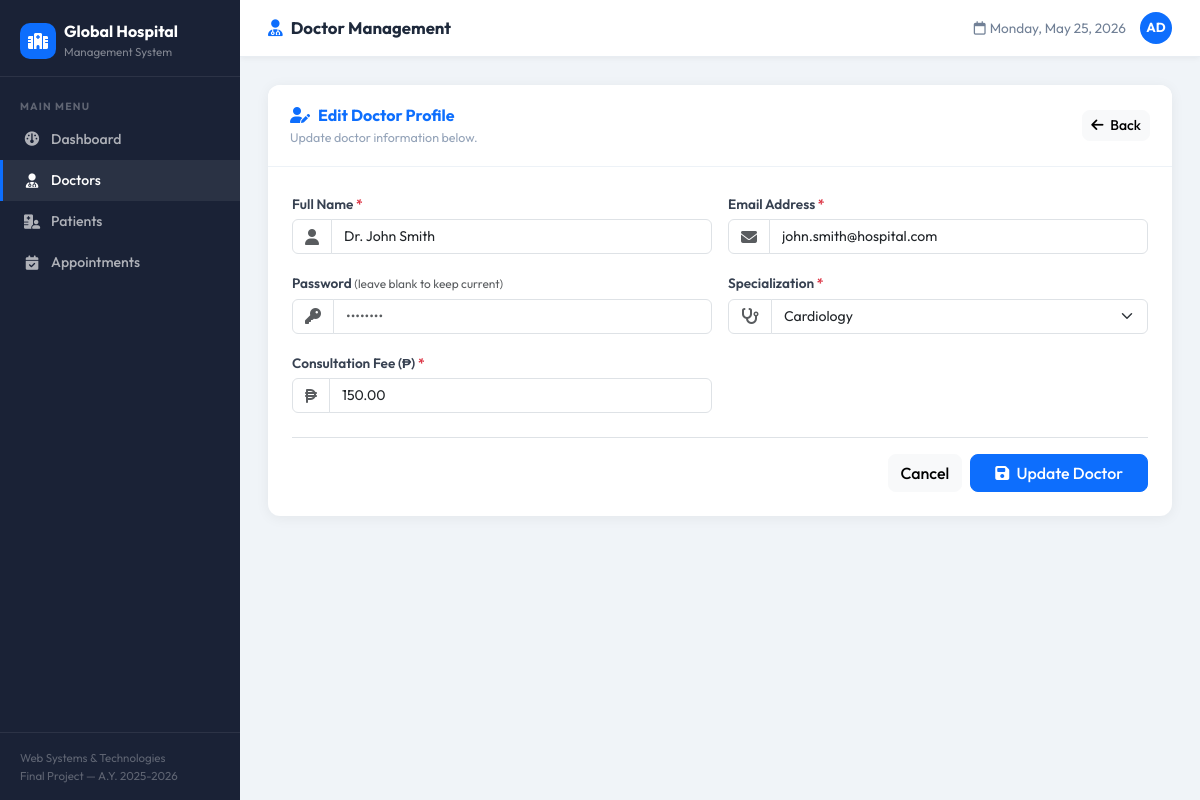
The app's page /doctors/edit.php?id=1 with its own data.
### tables this page shows
CREATE TABLE `doctb` (
    `id`            int(11)      NOT NULL AUTO_INCREMENT,
    `name`          varchar(100) NOT NULL,
    `email`         varchar(100) NOT NULL,
    `password`      varchar(255) NOT NULL,
    `specialization` varchar(100) NOT NULL,
    `docFees`       decimal(10,2) NOT NULL DEFAULT '0.00',
    `created_at`    datetime NOT NULL DEFAULT CURRENT_TIMESTAMP,
    PRIMARY KEY (`id`)
);

### doctors/edit.php (the view, shortened to what this page needs)
<?php
require_once '../includes/db.php';
$errors = [];
$id = (int)($_GET['id'] ?? 0);
$stmt = $pdo->prepare("SELECT * FROM doctb WHERE id = ?");
$stmt->execute([$id]);
$doc = $stmt->fetch();
$specs = $pdo->query("SELECT specialization FROM specialtb ORDER BY specialization")->fetchAll(PDO::FETCH_COLUMN);
$form = ['name'=>$doc['name'],'email'=>$doc['email'],'password'=>'','specialization'=>$doc['specialization'],'docFees'=>$doc['docFees']];
require_once '../includes/header.php';
?>
<div class="card">
  <div class="card-header">
    <div>
      <div class="card-title" style="color:#0d6efd;"><i class="fa-solid fa-user-pen me-2"></i>Edit Doctor Profile</div>
      <div class="card-subtitle">Update doctor information below.</div>
    </div>
    <a href="/hospital/doctors/index.php" class="btn btn-sm btn-light"><i class="fa-solid fa-arrow-left me-1"></i> Back</a>
  </div>
  <div class="card-body p-4">
    <form method="POST" novalidate>
      <div class="row g-3">
        <div class="col-md-6">
          <label class="form-label">Full Name <span class="text-danger">*</span></label>
          <div class="input-group">
            <span class="input-group-text"><i class="fa-solid fa-user text-muted"></i></span>
            <input type="text" name="name" class="form-control <?= isset($errors['name'])?'is-invalid':'' ?>" value="<?= htmlspecialchars($form['name']) ?>">
          </div>
        </div>
        <div class="col-md-6">
          <label class="form-label">Email Address <span class="text-danger">*</span></label>
          <div class="input-group">
            <span class="input-group-text"><i class="fa-solid fa-envelope text-muted"></i></span>
            <input type="email" name="email" class="form-control <?= isset($errors['email'])?'is-invalid':'' ?>" value="<?= htmlspecialchars($form['email']) ?>">
          </div>
        </div>
        <div class="col-md-6">
          <label class="form-label">Password <small class="text-muted fw-normal">(leave blank to keep current)</small></label>
          <div class="input-group">
            <span class="input-group-text"><i class="fa-solid fa-key text-muted"></i></span>
            <input type="password" name="password" class="form-control <?= isset($errors['password'])?'is-invalid':'' ?>" placeholder="••••••••">
          </div>
        </div>
        <div class="col-md-6">
          <label class="form-label">Specialization <span class="text-danger">*</span></label>
          <div class="input-group">
            <span class="input-group-text"><i class="fa-solid fa-stethoscope text-muted"></i></span>
            <select name="specialization" class="form-select <?= isset($errors['specialization'])?'is-invalid':'' ?>">
              <?php foreach ($specs as $s): ?>
              <option value="<?= htmlspecialchars($s) ?>" <?= $form['specialization']===$s?'selected':'' ?>><?= htmlspecialchars($s) ?></option>
              <?php endforeach; ?>
            </select>
          </div>
        </div>
        <div class="col-md-6">
          <label class="form-label">Consultation Fee (₱) <span class="text-danger">*</span></label>
          <div class="input-group">
            <span class="input-group-text"><i class="fa-solid fa-peso-sign text-muted"></i></span>
            <input type="number" name="docFees" step="0.01" min="0" class="form-control <?= isset($errors['docFees'])?'is-invalid':'' ?>" value="<?= htmlspecialchars($form['docFees']) ?>">
          </div>
        </div>
      </div>
      <div class="d-flex justify-content-end gap-2 mt-4 pt-3 border-top">
        <a href="/hospital/doctors/index.php" class="btn btn-light">Cancel</a>
        <button type="submit" class="btn btn-primary px-4"><i class="fa-solid fa-floppy-disk me-1"></i> Update Doctor</button>
      </div>
    </form>
  </div>
</div>
<?php require_once '../includes/footer.php'; ?>

### includes/header.php (style rules this page uses)
:root { --primary:#0d6efd;--sidebar-bg:#1a2236;--sidebar-width:240px }
* { box-sizing:border-box }
body { font-family:'Outfit',sans-serif;background:#f0f4f8;color:#2b3a4a;margin:0 }
.card { background:#fff;border-radius:12px;border:none;box-shadow:0 2px 14px rgba(0,0,0,0.06) }
.card-header { background:#fff;border-bottom:1px solid #edf2f7;border-radius:12px 12px 0 0!important;padding:18px 22px;display:flex;align-items:center;justify-content:space-between;flex-wrap:wrap;gap:10px }
.card-header .card-title { font-weight:700;font-size:1rem;margin:0;color:#1e293b }
.card-header .card-subtitle { font-size:0.78rem;color:#94a3b8;margin-top:2px }
.btn { border-radius:8px;font-weight:500;transition:transform 0.15s }
.input-group-text { background:#fff;border-color:#dee2e6 }
.form-control,.form-select { border-color:#dee2e6;font-size:0.88rem }
.form-label { font-weight:600;font-size:0.85rem;color:#374151;margin-bottom:5px }

### records on screen
doctb: name "Dr. John Smith", email "john.smith@hospital.com", specialization "Cardiology", docFees "150.00"

### other values on screen
$title "Doctor Management"
